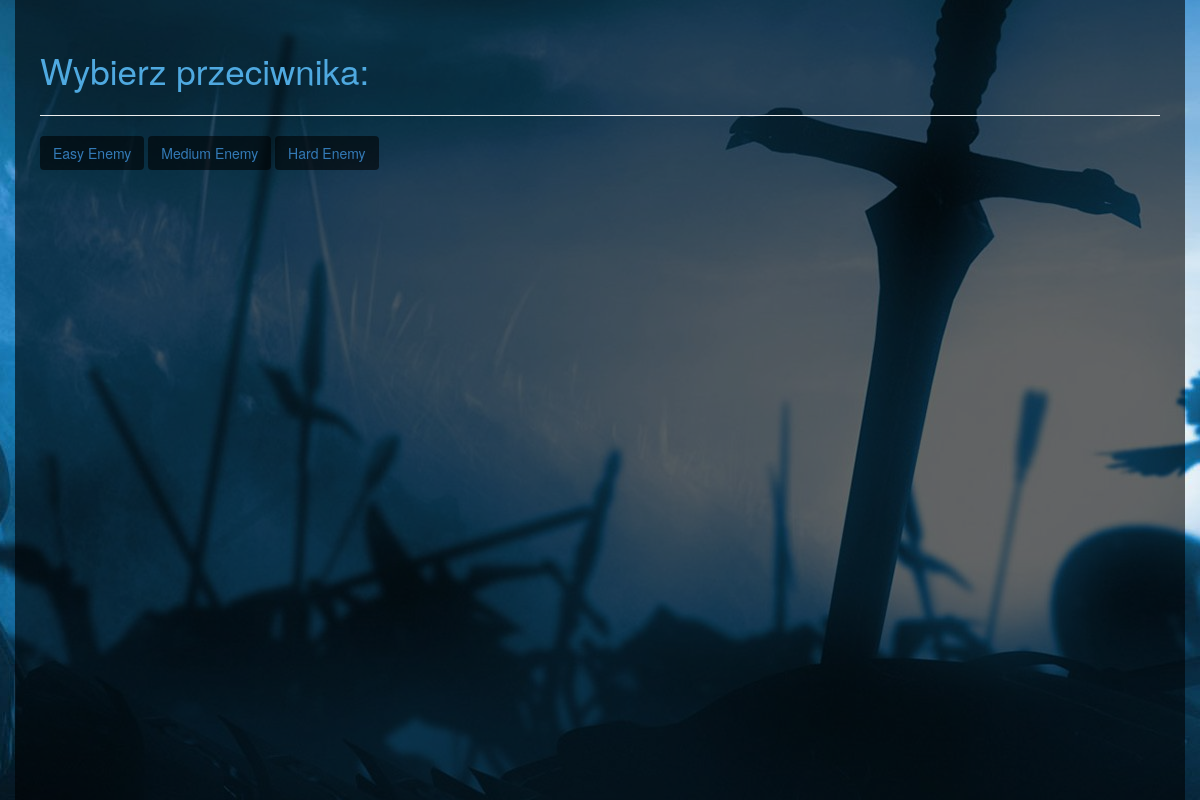
The page /player/1/arena/ on the database its author committed.
### project/models.py (models this page shows)
class Enemy(models.Model):
    name = models.CharField(max_length=15)
    level = models.IntegerField()
    strength = models.IntegerField()
    agility = models.IntegerField()
    maxhealth = models.IntegerField()
    health = models.IntegerField()
    attack = models.IntegerField()
    maxmana = models.IntegerField()
    mana = models.IntegerField()
    classname = models.ForeignKey(ClassName)
    armor = models.IntegerField()
    def __unicode__(self):
        return self.name

### fight/views.py (the view)
def index(request, p):
    easyEnemy(p)
    mediumEnemy(p)
    hardEnemy(p)
    return render(request, 'fight/arena.html', {
        'p': Player.objects.get(pk=p),
        'ee': Enemy.objects.get(name='Easy Enemy'),
        'me': Enemy.objects.get(name='Medium Enemy'),
        'he': Enemy.objects.get(name='Hard Enemy'),
    })

### fight/enemy.py (called while the page is built)
def get_class():
    whichclass = random()
    if whichclass < 0.33:
        return ClassName.objects.get(name='Warrior')
    elif 0.33 <= whichclass < 0.66:
        return ClassName.objects.get(name='Thief')
    else:
        return ClassName.objects.get(name='Tankozord')

def get_maxhealth(gamer):
    if random() > 0.5:
            if random() > 0.5:
                return gamer.maxhealth + 20
            else:
                return gamer.maxhealth + 10
    else:
            if random() > 0.5:
                return gamer.maxhealth + 10
            else:
                return gamer.maxhealth + 20

def easyEnemy(p):
    e = Enemy.objects.get(name='Easy Enemy')
    e.classname = get_class()
    gamer = Player.objects.get(pk=p)
    suma = gamer.strength + gamer.agility - 30
    e.level = gamer.level
    ran = randint(1, suma-1)
    e.strength = 10 + ran
    suma -= ran
    e.agility = suma + 10
    e.maxhealth = get_maxhealth(gamer)
    e.maxmana = 50
    e.mana = e.maxmana
    e.armor = e.level * 5
    e.health = e.maxhealth
    e.attack = round(e.strength * 0.9, 0)
    e.save()

def mediumEnemy(p):
    e = Enemy.objects.get(name='Medium Enemy')
    e.classname = get_class()
    gamer = Player.objects.get(pk=p)
    suma = gamer.strength + gamer.agility - 20
    e.level = gamer.level
    ran = randint(1, suma-1)
    e.strength = 10 + ran
    suma -= ran
    e.agility = suma + 10
    e.maxhealth = get_maxhealth(gamer)
    e.maxmana = 50
    e.mana = e.maxmana
    e.health = e.maxhealth
    e.armor = e.level * 10
    e.attack = round(e.strength * 0.9, 0)
    e.save()

def hardEnemy(p):
    e = Enemy.objects.get(name='Hard Enemy')
    e.lassname = get_class()
    gamer = Player.objects.get(pk=p)
    suma = gamer.strength + gamer.agility - 10
    e.level = gamer.level
    ran = randint(1, suma-1)
    e.strength = 10 + ran
    suma -= ran
    e.agility = suma + 10
    e.maxhealth = get_maxhealth(gamer)
    e.maxmana = 50
    e.mana = e.maxmana
    e.health = e.maxhealth
    e.armor = e.level * 15
    e.attack = round(e.strength * 0.9, 0)
    e.save()

### templates/fight/arena.html
{% extends 'layout.html' %}
{% block content %}
    <div class="add_player_title">
        Wybierz przeciwnika:
    </div>
    <hr/>
    <a href="arenalevel/{{ee}}">
        <button type="button" class="btn btn_attack">{{ee}}</button>
    </a>
    <a href="arenalevel/{{me}}">
        <button type="button" class="btn btn_attack">{{me}}</button>
    </a>
    <a href="arenalevel/{{he}}">
        <button type="button" class="btn btn_attack">{{he}}</button>
    </a>
{% endblock %}

### templates/static/css/site.css (style rules this page uses)
.add_player_title { margin: 20px 0px; font-size: 35px; color: #4FA9E0; }
.btn_attack { background-color:rgba(0,0,0,0.6); }

### rows shown on the page
Enemy: name "Easy Enemy"
Enemy: name "Medium Enemy"
Enemy: name "Hard Enemy"
